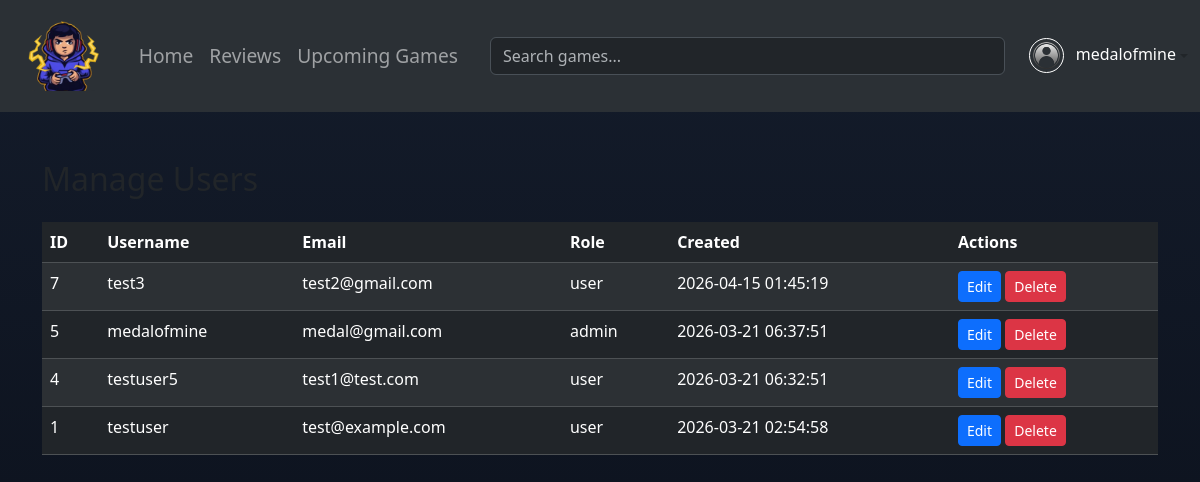
/admin/users.php (signed in), run on the app's committed database.
### tables this page shows
CREATE TABLE `users` (
  `user_id` int(11) NOT NULL,
  `username` varchar(50) NOT NULL,
  `email` varchar(100) NOT NULL,
  `password_hash` varchar(255) NOT NULL,
  `profile_picture` varchar(255) DEFAULT NULL,
  `bio` text DEFAULT NULL,
  `favorite_genre` varchar(50) DEFAULT NULL,
  `created_at` timestamp NOT NULL DEFAULT current_timestamp(),
  `role` enum('user','admin') NOT NULL DEFAULT 'user'
);

### admin/users.php (the view, shortened to what this page needs)
<?php
include '../db.php';
$users = $conn->query("SELECT user_id, username, email, role, created_at FROM users ORDER BY created_at DESC");
?>
<!DOCTYPE html>
<html>
<head>
    <link rel="stylesheet" href="../css/master.css">
    <link href="https://cdn.jsdelivr.net/npm/bootstrap@5.3.8/dist/css/bootstrap.min.css" rel="stylesheet">
</head>
<body>
<?php include '../include/navigationBar.php'; ?>
<div class="container my-5">
    <h2 class="mb-4">Manage Users</h2>
    <table class="table table-dark table-striped">
        <thead>
            <tr>
                <th>ID</th>
                <th>Username</th>
                <th>Email</th>
                <th>Role</th>
                <th>Created</th>
                <th>Actions</th>
            </tr>
        </thead>
        <tbody>
        <?php while ($user = $users->fetch_assoc()): ?>
            <tr>
                <td><?php echo $user['user_id']; ?></td>
                <td><?php echo htmlspecialchars($user['username']); ?></td>
                <td><?php echo htmlspecialchars($user['email']); ?></td>
                <td><?php echo htmlspecialchars($user['role']); ?></td>
                <td><?php echo htmlspecialchars($user['created_at']); ?></td>
                <td>
                    <a href="edit_user.php?id=<?php echo $user['user_id']; ?>" class="btn btn-sm btn-primary">Edit</a>
                    <a href="delete_user.php?id=<?php echo $user['user_id']; ?>" class="btn btn-sm btn-danger" onclick="return confirm('Delete this user?')">Delete</a>
                </td>
            </tr>
        <?php endwhile; ?>
        </tbody>
    </table>
</div>
</body>
</html>

### css/master.css (style rules this page uses)
body { background-image: linear-gradient(to bottom, #141c2b, #0a0f19); color: white; min-height: 100vh; }
a { text-decoration: none; color:#0a0f19; }

### data on the page
users: user_id "7", username "test3", email "test2@gmail.com", role "user", created_at "2026-04-15 01:45:19"
users: user_id "5", username "medalofmine", email "medal@gmail.com", role "admin", created_at "2026-03-21 06:37:51"
users: user_id "4", username "testuser5", email "test1@test.com", role "user", created_at "2026-03-21 06:32:51"
users: user_id "1", username "testuser", email "test@example.com", role "user", created_at "2026-03-21 02:54:58"

### other printed values
$_SESSION['username'] "medalofmine"
